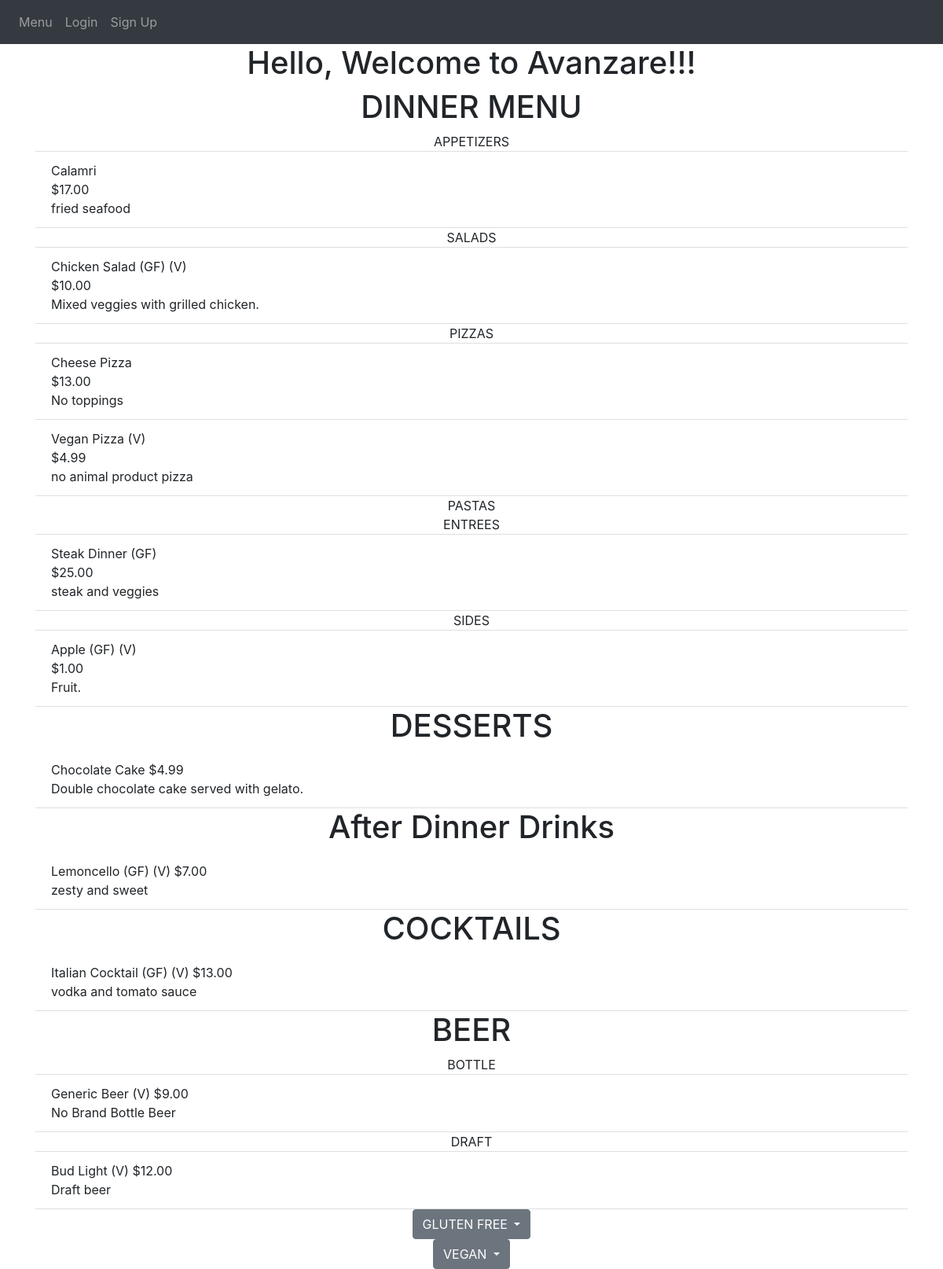
Page /start_page on the earlier database version.
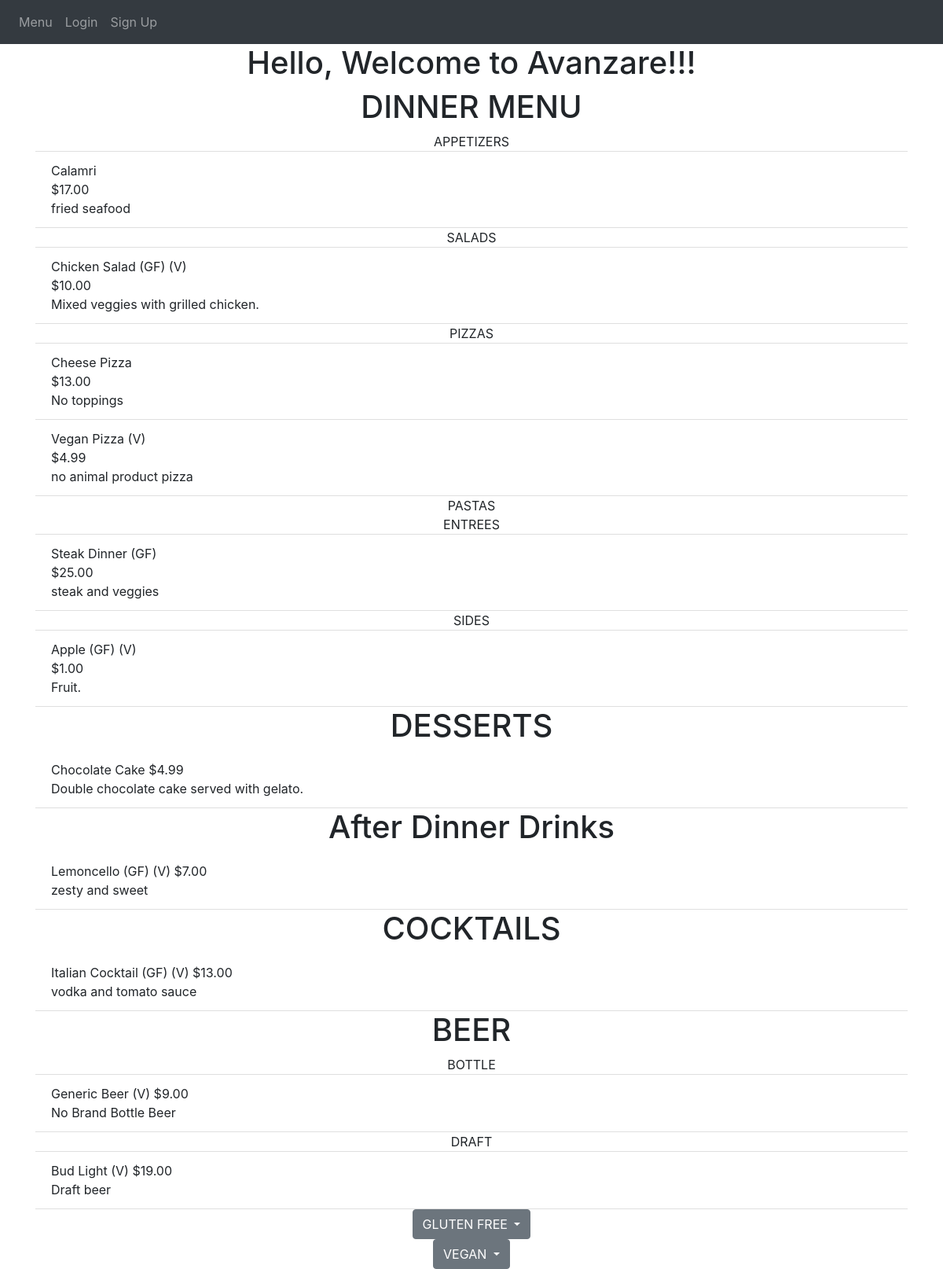
Same page on the later database version.
### avanzareApp/models.py (models this page shows)
class Menu(db.Model):
    id = db.Column(db.Integer, primary_key=True)
    name = db.Column(db.String(150), unique=True)
    price = db.Column(db.String(150))
    description = db.Column(db.String(10000))
    menu_type = db.Column(db.String(150))
    gluten_free = db.Column(db.String(150))
    vegan = db.Column(db.String(150))
    date = db.Column(db.DateTime(timezone=True), default=func.now())
    user_id = db.Column(db.Integer, db.ForeignKey('user.id'))

### avanzareApp/auth.py (the view, shortened to what this page needs)
@auth.route('/start_page', methods=['GET'])
def start_page():
    user = User.query.filter(User.email=='headChef@gmail.com').first()
    items = Menu.query.filter_by(user_id=user.id).order_by(Menu.name).all()
    return render_template("start_page.html", items=items, user=current_user)

### avanzareApp/templates/start_page.html (shortened to what this page needs)
{% extends "base.html" %} {% block title %}Home{% endblock %}
{% block content %}
<h1 align="center">Hello, Welcome to Avanzare!!!</h1>
<h1 align="center"> DINNER MENU </h1>
        <ul class="list-group list-group-flush" >
            {% set DINNER_sub_menus = ["APPETIZERS", "SALADS", "SIDES"] %}
            {% set print_once = 1 %}
            {% for menu in ["APPETIZERS", "SALADS", "PIZZAS", "PASTAS", "ENTREES", "SIDES"] %}
                {% if print_once == 1 %}
                    <div align="center">{{ menu }}</div>
                    {% set print_once = 0 %}
                {% endif %}
              {% for item in items %}
                    {% if item.menu_type == menu %}
                      <li class="list-group-item">
                          {{ item.name }}
                          {% if item.gluten_free == "GLUTEN FREE" %}
                            {{ "(GF)" }}
                          {% endif %}
                          {% if item.vegan == "VEGAN" %}
                            {{ "(V)" }}
                          {% endif %}
                          <br />
                          {% set tmp = "$" + (item.price | string) %}
                          {{ tmp }}
                          <br />
                          {{ item.description }}
                      </li>
                    {% endif %}
              {% endfor %}
            {% set print_once = 1 %}
            {% endfor %}
        </ul>
<h1 align="center"> DESSERTS </h1>
        <ul class="list-group list-group-flush" >
          {% for item in items %}
                {% if item.menu_type == "DESSERT MENU" %}
                  <li class="list-group-item">
                      {{ item.name }}
                      {% set tmp = "$" + (item.price | string) %}
                      {{ tmp }}
                      <br />
                      {{ item.description }}
                  </li>
                {% endif %}
          {% endfor %}
        </ul>
<h1 align="center"> After Dinner Drinks </h1>
        <ul class="list-group list-group-flush" >
          {% for item in items %}
                {% if item.menu_type == "AFTER DINNER DRINKS" %}
                  <li class="list-group-item">
                      {{ item.name }}
                      {% if item.gluten_free == "GLUTEN FREE" %}
                            {{ "(GF)" }}
                      {% endif %}
                      {% if item.vegan == "VEGAN" %}
                            {{ "(V)" }}
                      {% endif %}
                      {% set tmp = "$" + (item.price | string) %}
                      {{ tmp }}
                      <br />
                      {{ item.description }}
                  </li>
                {% endif %}
          {% endfor %}
        </ul>
<h1 align="center"> COCKTAILS </h1>
        <ul class="list-group list-group-flush" >
          {% for item in items %}
                {% if item.menu_type == "COCKTAILS" %}
                  <li class="list-group-item">
                      {{ item.name }}
                      {% if item.gluten_free == "GLUTEN FREE" %}
                            {{ "(GF)" }}
                      {% endif %}
                      {% if item.vegan == "VEGAN" %}
                            {{ "(V)" }}
                      {% endif %}
                      {% set tmp = "$" + (item.price | string) %}
                      {{ tmp }}
                      <br />
                      {{ item.description }}
                  </li>
                {% endif %}
          {% endfor %}
        </ul>
<h1 align="center"> BEER </h1>
        <ul class="list-group list-group-flush" >
            {% set BEER_sub_menus = ["BOTTLE", "DRAFT"] %}
            {% set print_once = 1 %}
            {% for menu in BEER_sub_menus %}
                {% if print_once == 1 %}
                    <div align="center">{{ menu }}</div>
                    {% set print_once = 0 %}
                {% endif %}
              {% for item in items %}
                    {% if item.menu_type == menu %}
                      <li class="list-group-item">
                          {{ item.name }}
                          {% if item.vegan == "VEGAN" %}
                            {{ "(V)" }}
                          {% endif %}
                          {% set tmp = "$" + (item.price | string) %}
                          {{ tmp }}
                          <br />
                          {{ item.description }}
                      </li>
                    {% endif %}
              {% endfor %}
            {% set print_once = 1 %}
            {% endfor %}
        </ul>
<div class="dropdown" align="center">
  <button class="btn btn-secondary dropdown-toggle" type="button" id="dropdownMenuButton" data-toggle="dropdown" aria-haspopup="true" aria-expanded="false">
    GLUTEN FREE
  </button>
            {% set DINNER_sub_menus = ["APPETIZERS", "SALADS", "SIDES"] %}
            {% set print_once = 1 %}
</div>
<div class="dropdown" align="center">
  <button class="btn btn-secondary dropdown-toggle" type="button" id="dropdownMenuButton" data-toggle="dropdown" aria-haspopup="true" aria-expanded="false">
    VEGAN
  </button>
            {% set DINNER_sub_menus = ["APPETIZERS", "SALADS", "SIDES"] %}
            {% set print_once = 1 %}
</div>
{% endblock %}

### avanzareApp/templates/base.html (shortened to what this page needs)
<!DOCTYPE html>
<html lang="en">
<head>
    <link
      rel="stylesheet"
      href="https://stackpath.bootstrapcdn.com/bootstrap/4.4.1/css/bootstrap.min.css"
    />
    <link
      rel="stylesheet"
      href="https://stackpath.bootstrapcdn.com/font-awesome/4.7.0/css/font-awesome.min.css"
    />
    <link rel="stylesheet" href="style.css">
</head>
<body>
    <nav class="navbar navbar-expand-lg navbar-dark bg-dark">
        <div class="collapse navbar-collapse" id="navbar">
            <div class="navbar-nav">
                {% if user.is_authenticated %}
                    {% if user.email == "headChef@gmail.com" %}
                        <a class="nav-item nav-link" id="edit_menu" href="/add-menu-item">Edit Menu</a>
                        <a class="nav-item nav-link" id="view_orders" href="/view-orders">View Orders</a>
                    {% endif %}
                    <a class="nav-item nav-link" id="home" href="/">Home</a>
                    <a class="nav-item nav-link" id="user_home" href="/user_home">User Home</a>
                    <a class="nav-item nav-link" id="order" href="/order">Order</a>
                    <a class="nav-item nav-link" id="logout" href="/logout">Logout</a>
                {% else %}
                    <a class="nav-item nav-link" id="menu" href="/start_page">Menu</a>
                    <a class="nav-item nav-link" id="login" href="/login">Login</a>
                    <a class="nav-item nav-link" id="signup" href="/sign-up">Sign Up</a>
                {% endif %}
            </div>
        </div>
    </nav>
    <div class="container">
    {% block content %}
    {% endblock %}
    </div>
</body>
</html>

Differences in the rows shown:
changed Menu "Bud Light": tmp "$12.00" → "$19.00"
